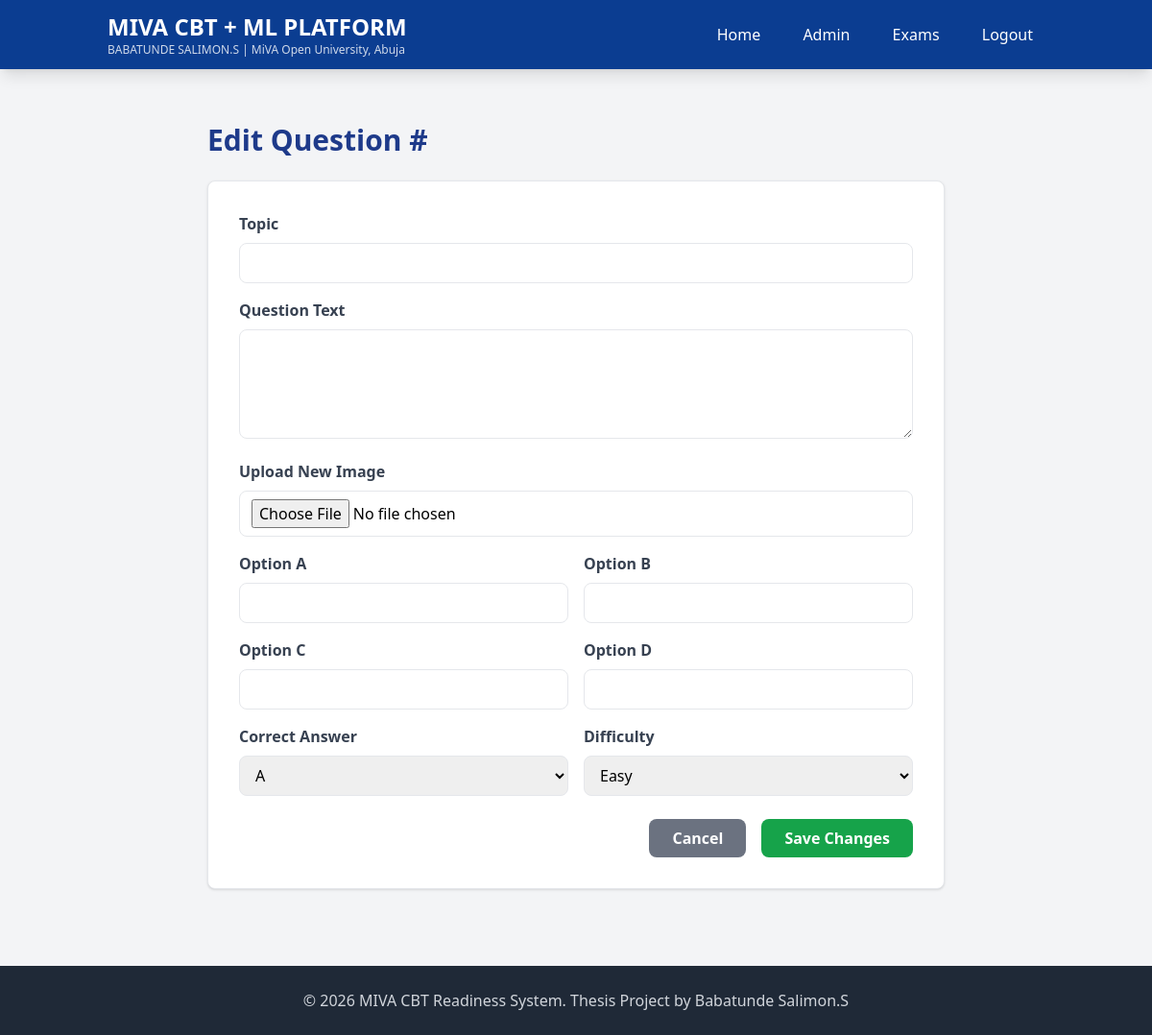
The page /questions/edit/82 on the database as committed earlier.
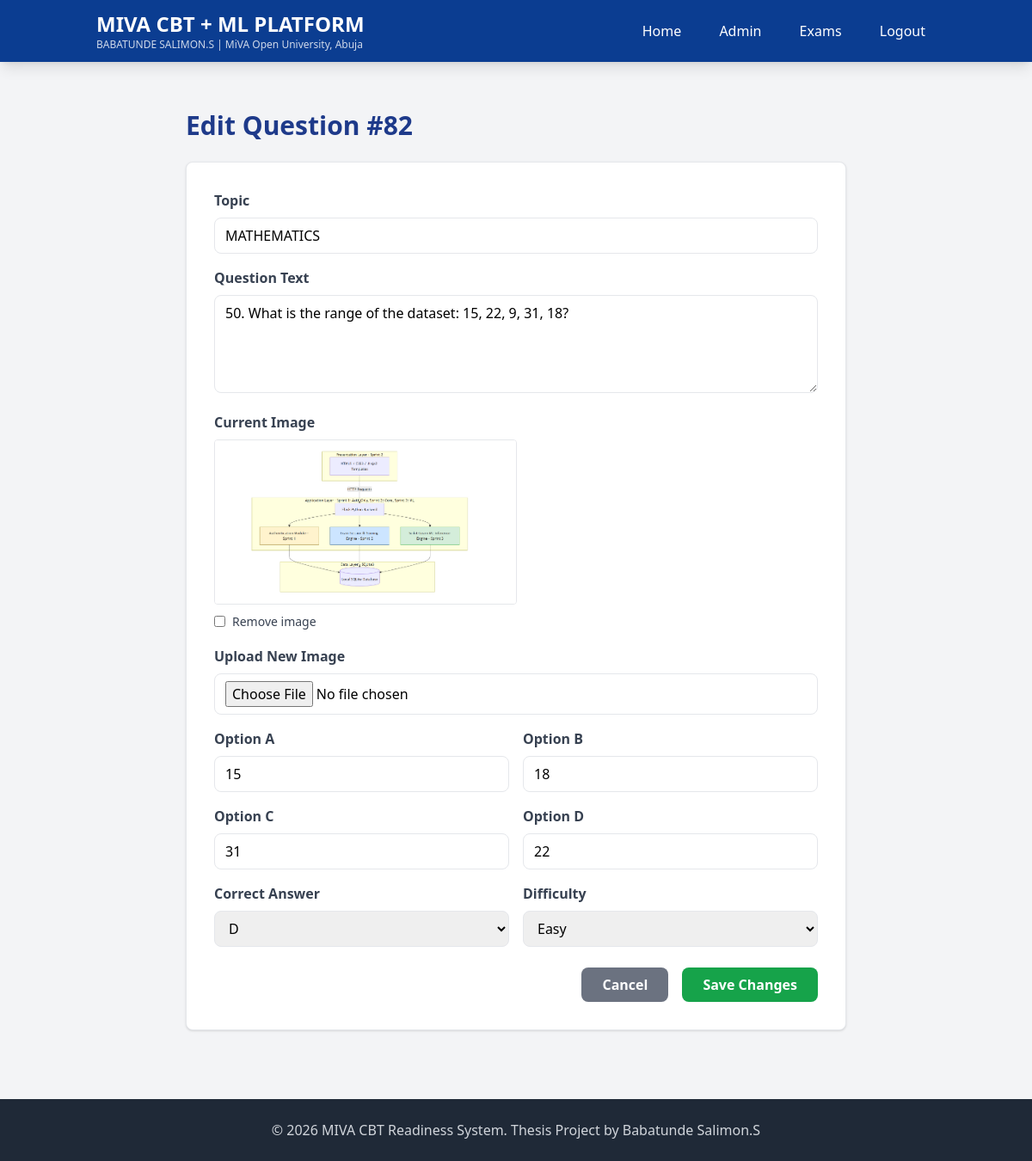
The same page on the database as committed later.
### tables this page shows
CREATE TABLE Questions (
        question_id INTEGER PRIMARY KEY AUTOINCREMENT,
        question_text TEXT NOT NULL,
        option_a TEXT, option_b TEXT, option_c TEXT, option_d TEXT,
        correct_answer TEXT CHECK(correct_answer IN ('A','B','C','D')),
        difficulty TEXT, topic TEXT, source_flag TEXT,
        created_at TIMESTAMP DEFAULT CURRENT_TIMESTAMP
    , image_path TEXT);

### app.py (the view, shortened to what this page needs)
@app.route('/questions/edit/<int:question_id>', methods=['GET', 'POST'])
def edit_question(question_id):
    db = get_db()
    question = db.execute("SELECT * FROM Questions WHERE question_id =?", (question_id,)).fetchone()
    db.close()
    return render_template('edit_question.html', q=question)

### app.py (called while the page is built)
def get_db():
    conn = sqlite3.connect(DB_PATH)
    conn.row_factory = sqlite3.Row
    return conn

### templates/edit_question.html (shortened to what this page needs)
{% extends "base.html" %}
{% block content %}
<div class="max-w-3xl mx-auto">
    <h2 class="text-3xl font-bold text-blue-900 mb-6">Edit Question #{{ q.question_id }}</h2>
    <form method="POST" class="bg-white p-8 rounded-lg shadow border">
        <div class="mb-4">
            <label class="block text-gray-700 font-bold mb-2">Topic</label>
            <input type="text" name="topic" value="{{ q.topic }}" class="w-full border rounded-lg px-3 py-2 focus:ring-2 focus:ring-blue-900" required>
        </div>
        <div class="mb-4">
            <label class="block text-gray-700 font-bold mb-2">Question Text</label>
            <textarea name="question_text" rows="4" class="w-full border rounded-lg px-3 py-2" required>{{ q.question_text }}</textarea>
        </div>
        {% if q.image_path %}
        <div class="mb-4">
            <label class="block text-gray-700 font-bold mb-2">Current Image</label>
            <img src="{{ q.image_path }}" alt="Current question image" class="max-h-48 rounded border mb-2">
            <label class="inline-flex items-center gap-2 text-sm text-gray-700">
                <input type="checkbox" name="remove_image" value="1"> Remove image
            </label>
        </div>
        {% endif %}
        <div class="mb-4">
            <label class="block text-gray-700 font-bold mb-2">Upload New Image</label>
            <input type="file" name="image" accept="image/*" class="w-full border rounded-lg px-3 py-2">
        </div>
        <div class="grid grid-cols-2 gap-4 mb-4">
            <div><label class="block text-gray-700 font-bold mb-2">Option A</label><input type="text" name="option_a" value="{{ q.option_a }}" class="w-full border rounded-lg px-3 py-2" required></div>
            <div><label class="block text-gray-700 font-bold mb-2">Option B</label><input type="text" name="option_b" value="{{ q.option_b }}" class="w-full border rounded-lg px-3 py-2" required></div>
            <div><label class="block text-gray-700 font-bold mb-2">Option C</label><input type="text" name="option_c" value="{{ q.option_c }}" class="w-full border rounded-lg px-3 py-2"></div>
            <div><label class="block text-gray-700 font-bold mb-2">Option D</label><input type="text" name="option_d" value="{{ q.option_d }}" class="w-full border rounded-lg px-3 py-2"></div>
        </div>
        <div class="grid grid-cols-2 gap-4 mb-6">
            <div>
                <label class="block text-gray-700 font-bold mb-2">Correct Answer</label>
                <select name="correct_answer" class="w-full border rounded-lg px-3 py-2">
                    <option value="A" {% if q.correct_answer=='A' %}selected{% endif %}>A</option>
                    <option value="D" {% if q.correct_answer=='D' %}selected{% endif %}>D</option>
                </select>
            </div>
            <div>
                <label class="block text-gray-700 font-bold mb-2">Difficulty</label>
                <select name="difficulty" class="w-full border rounded-lg px-3 py-2">
                    <option value="Easy" {% if q.difficulty|lower=='easy' %}selected{% endif %}>Easy</option>
                </select>
            </div>
        </div>
        <div class="flex gap-4 justify-end">
            <a href="{{ url_for('questions_list') }}" class="bg-gray-500 text-white px-6 py-2 rounded-lg font-bold hover:bg-gray-600">Cancel</a>
            <button type="submit" class="bg-green-600 text-white px-6 py-2 rounded-lg font-bold hover:bg-green-700">Save Changes</button>
        </div>
    </form>
</div>
{% endblock %}

### templates/base.html (shortened to what this page needs)
<!DOCTYPE html>
<html lang="en">
<head>
    <script src="https://cdn.tailwindcss.com"></script>
</head>
<body class="bg-gray-100 font-sans">
    <nav class="miva-blue text-white shadow-lg sticky top-0 z-50">
        <div class="container mx-auto px-6 py-3">
            <div class="flex justify-between items-center">
                <div>
                    <h1 class="text-xl md:text-2xl font-bold">MIVA CBT + ML PLATFORM</h1>
                    <p class="text-xs opacity-80">BABATUNDE SALIMON.S | MiVA Open University, Abuja</p>
                </div>
                <div class="space-x-2 md:space-x-4 text-sm md:text-base">
                    <a href="/" class="px-3 py-2 rounded-md hover:bg-white/10 hover:miva-gold-text">Home</a>
                    <a href="/admin/dashboard" class="px-3 py-2 rounded-md hover:bg-white/10 hover:miva-gold-text">Admin</a>
                    <a href="/exams" class="px-3 py-2 rounded-md hover:bg-white/10 hover:miva-gold-text">Exams</a>
                    <a href="/logout" class="px-3 py-2 rounded-md hover:bg-white/10 hover:miva-gold-text">Logout</a>
                </div>
            </div>
        </div>
    </nav>
    <div class="container mx-auto px-4 md:px-6 pt-6">
    </div>
    <main class="container mx-auto px-4 md:px-6 py-8">
        {% block content %}{% endblock %}
    </main>
    <footer class="bg-gray-800 text-gray-300 text-center py-6 mt-12">
        <p>&copy; 2026 MIVA CBT Readiness System. Thesis Project by Babatunde Salimon.S</p>
    </footer>
</body>
</html>

### templates/base.html (style rules this page uses)
.miva-blue { background-color: #0B3D91; }
body { font-family: 'Inter', sans-serif; }

Rows that differ between the two databases and show on the page:
added Questions: question_id "82", topic "MATHEMATICS", question_text "50. What is the range of the dataset: 15, 22, 9, 31, 18?", image_path (picture), option_a "15", option_b "18", option_c "31", option_d "22", correct_answer "D", difficulty "Easy"
Other text that changed with them:
form field remove_image: (not shown) → "☐"
form field correct_answer: "A" → (not shown)
form field difficulty: "Easy" → (not shown)
text now shown: "Current Image Remove image"
